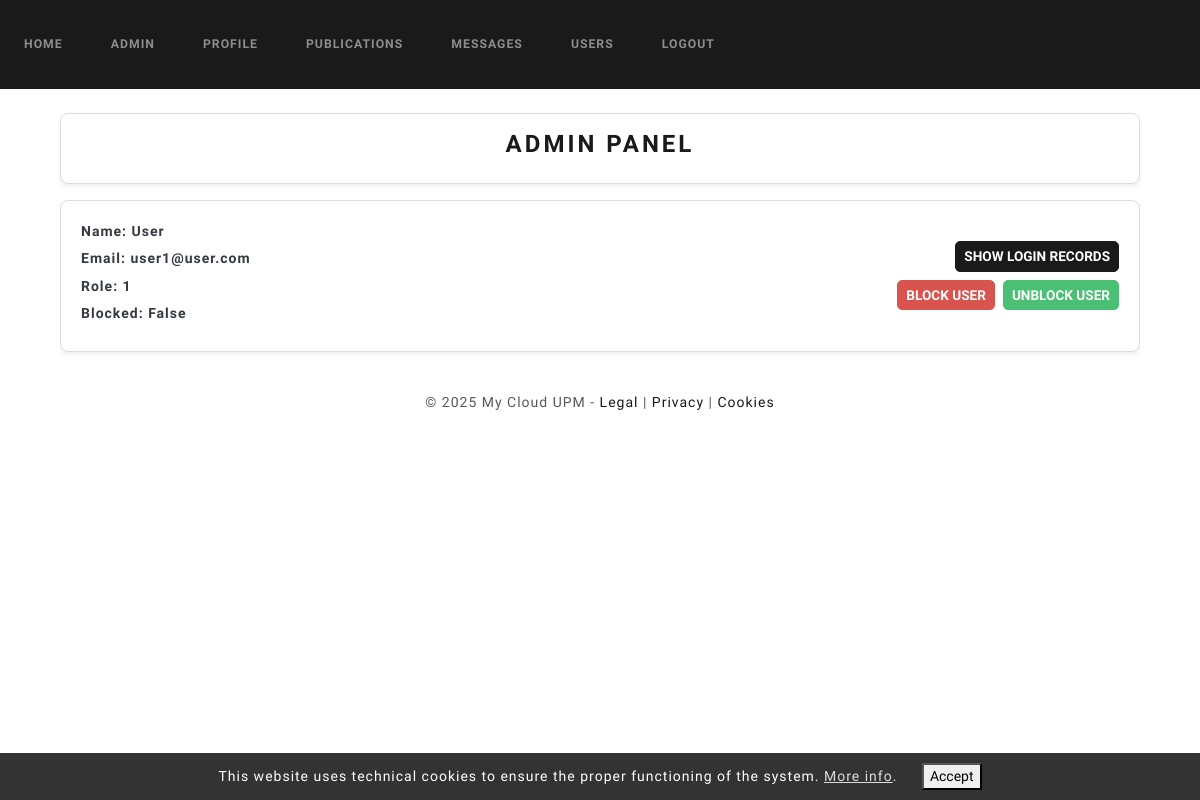
The page /admin (signed in) on the database its author committed.
### website/models.py (models this page shows)
class User(UserMixin, db.Model):
    id = db.Column(db.Integer, primary_key=True)
    name = db.Column(db.String(100), unique=False, nullable=False)
    surname = db.Column(db.String(100), unique=False, nullable=False)
    email = db.Column(db.String(100), unique=True, nullable=False)
    password = db.Column(db.String(100), nullable=False)
    bio = db.Column(db.Text, default="This is my bio.")
    role = db.Column(db.Integer, nullable=False, default=1)
    is_blocked = db.Column(db.Boolean, nullable=False, default=False)
    profile_pic = db.Column(db.String(150), default='default.jpg')
    twitter = db.Column(db.String(255), nullable=True)
    linkedin = db.Column(db.String(255), nullable=True)
    publications = db.relationship('Publication')
    login_records = db.relationship('LoginRecord')

### website/views.py (the view)
@views.route('/admin')
@login_required
@cache.cached(timeout=60)
def admin():
    if current_user.role != 0:
        flash('You are not allowed to access this page', category='error')
        return redirect(url_for('views.home'))
    users = User.query.filter(User.id != current_user.id).all()
    login_records = LoginRecord.query.all()
    return render_template('admin.html', user=current_user, users=users, login_records=login_records)

### website/templates/admin.html (shortened to what this page needs)
{% extends "base.html" %}
{% block content %}
<div class="container mt-4">
    <div class="card shadow-sm p-3 bg-white">
        <h3 class="text-center">Admin Panel</h3>
    </div>
    <div class="mt-3" style="max-height: 750px; overflow-y: auto;">
        {% for user in users %}
        <div class="card shadow-sm mb-3 bg-white">
            <div class="card-body">
                <div class="row align-items-center">
                    <div class="col-md-8">
                        <p class="text-dark fw-bold"><strong>Name:</strong> {{ user.name }}</p>
                        <p class="text-dark fw-bold"><strong>Email:</strong> {{ user.email }}</p>
                        <p class="text-dark fw-bold"><strong>Role:</strong> {{ user.role }}</p>
                        <p class="text-dark fw-bold"><strong>Blocked:</strong> {{ user.is_blocked }}</p>
                    </div>
                    <div class="col-md-4 text-end">
                        <button class="btn btn-sm btn-primary mb-2" type="button" data-bs-toggle="collapse"
                                data-bs-target="#loginRecords{{ user.id }}" aria-expanded="false"
                                aria-controls="loginRecords{{ user.id }}" onclick="this.style.display='none'">
                            Show Login Records
                        </button>
                        <div class="d-flex justify-content-end gap-2">
                            {% if user.id != current_user.id %}
                            <form method="POST" action="{{ url_for('views.block_user', user_id=user.id) }}">
                                <button type="submit" class="btn btn-sm btn-danger">Block User</button>
                            </form>
                            <form method="POST" action="{{ url_for('views.unblock_user', user_id=user.id) }}">
                                <button type="submit" class="btn btn-sm btn-success">Unblock User</button>
                            </form>
                            {% else %}
                            <span class="badge bg-secondary">You</span>
                            {% endif %}
                        </div>
                    </div>
                </div>
            </div>
        </div>
        {% endfor %}
    </div>
</div>
{% endblock %}

### website/templates/admin.html (style rules this page uses)
.card { border: 1px solid #ddd; border-radius: 8px; }
.card-body p { margin-bottom: 0.4rem; }
.btn { border-radius: 5px; }
.btn-sm { padding: 4px 8px; font-size: 0.85rem; }
.text-dark { color: #212529; }
.fw-bold { font-weight: 600; }
.card.shadow-sm { box-shadow: 0 2px 4px rgba(0, 0, 0, 0.1); background-color: #fff; }
.d-flex.gap-2 > form { margin: 0; }

### rows shown on the page
User: name "User", email "user1@user.com", role "1", is_blocked "False"
